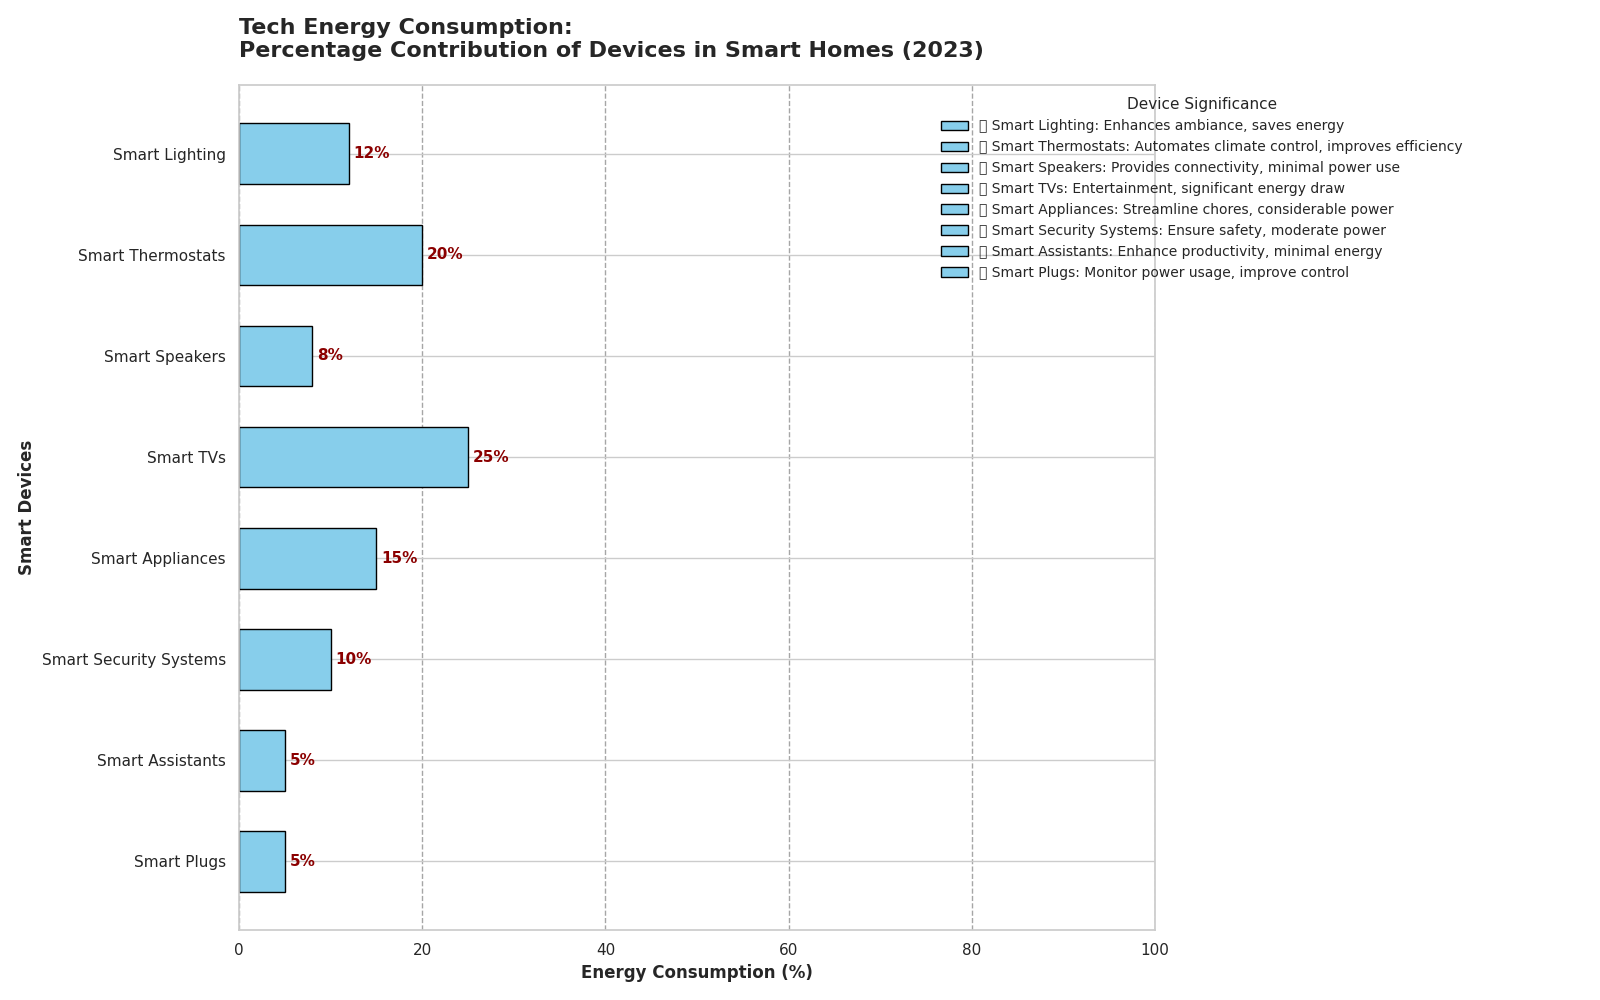

Python code for this plot:
import matplotlib.pyplot as plt
import numpy as np

device_categories = [
    'Smart Lighting',
    'Smart Thermostats',
    'Smart Speakers',
    'Smart TVs',
    'Smart Appliances',
    'Smart Security Systems',
    'Smart Assistants',
    'Smart Plugs'
]

energy_consumption_percentages = [12, 20, 8, 25, 15, 10, 5, 5]

# Define a single color for all bars
single_color = 'skyblue'

fig, ax = plt.subplots(figsize=(16, 10))
bars = ax.barh(device_categories, energy_consumption_percentages, color=single_color, edgecolor='black', height=0.6)

ax.set_xlabel('Energy Consumption (%)', fontsize=12, fontweight='bold')
ax.set_ylabel('Smart Devices', fontsize=12, fontweight='bold')
ax.set_title('Tech Energy Consumption:\nPercentage Contribution of Devices in Smart Homes (2023)', fontsize=16, fontweight='bold', loc='left', pad=20)

for bar in bars:
    width = bar.get_width()
    ax.text(width + 0.5, bar.get_y() + bar.get_height()/2,
            f'{width}%', va='center', ha='left', fontsize=11, fontweight='bold', color='darkred')

ax.set_xlim(0, 100)
ax.xaxis.grid(True, linestyle='--', alpha=0.7, color='gray')
ax.invert_yaxis()

annotations = [
    '💡 Smart Lighting: Enhances ambiance, saves energy',
    '🌡️ Smart Thermostats: Automates climate control, improves efficiency',
    '🔊 Smart Speakers: Provides connectivity, minimal power use',
    '📺 Smart TVs: Entertainment, significant energy draw',
    '🔌 Smart Appliances: Streamline chores, considerable power',
    '🔒 Smart Security Systems: Ensure safety, moderate power',
    '🗣️ Smart Assistants: Enhance productivity, minimal energy',
    '🔌 Smart Plugs: Monitor power usage, improve control'
]

plt.legend(bars, annotations, title="Device Significance", loc='upper right',
                    bbox_to_anchor=(1.35, 1), fontsize=10, title_fontsize='11', frameon=False)

plt.tight_layout()
plt.show()
